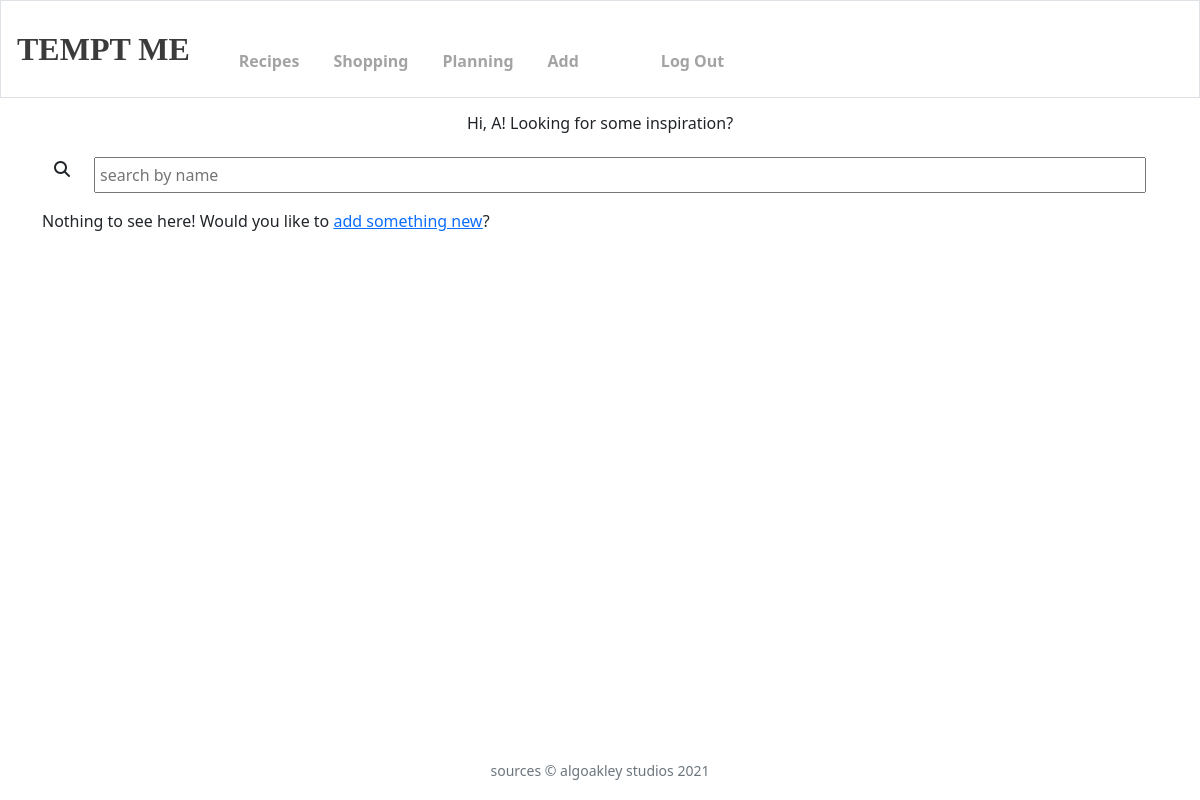
The page /recipes/all_plans/ (signed in) on the database as committed earlier.
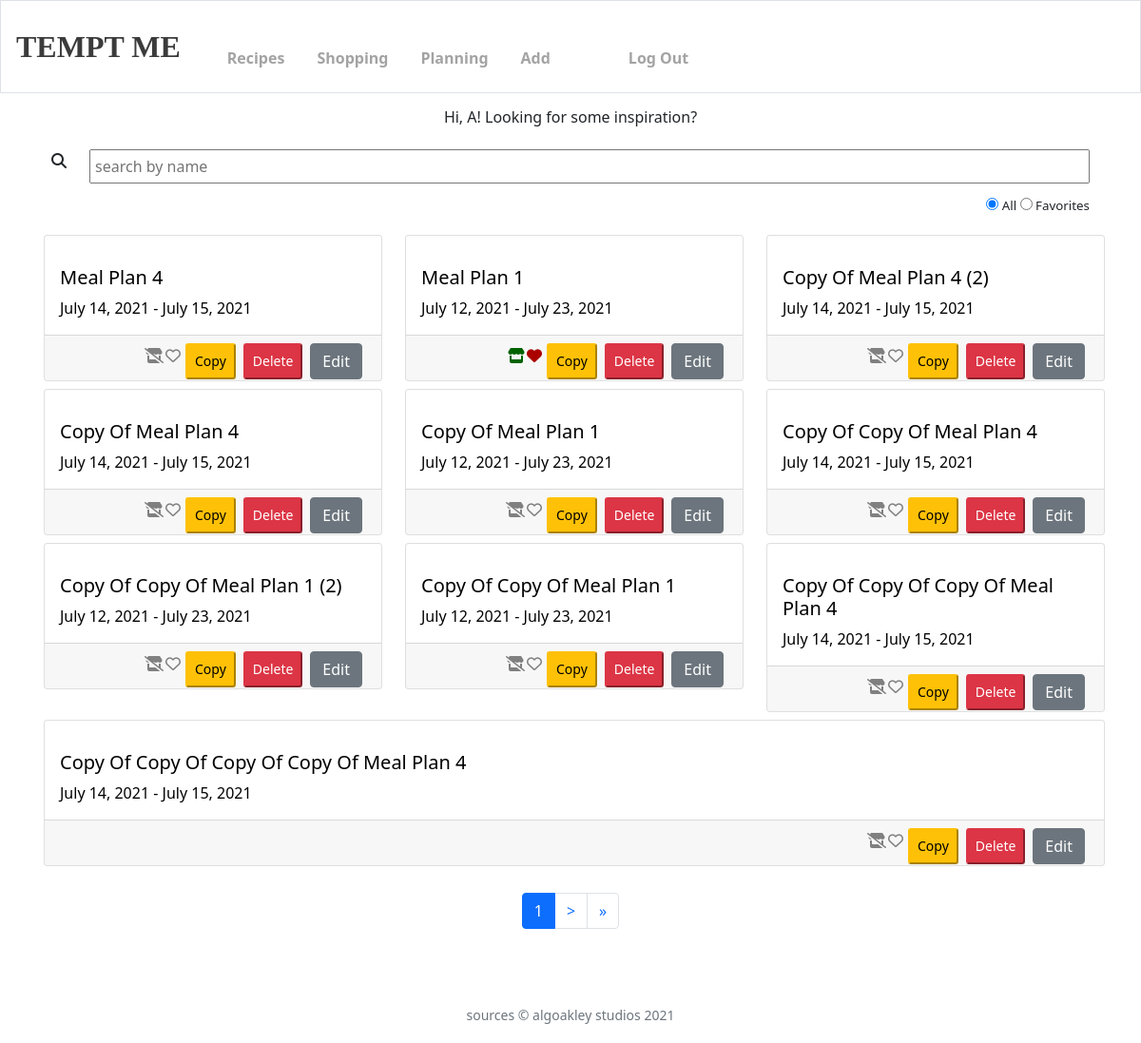
The same page on the database as committed later.
### recipes/models.py (models this page shows, shortened)
class MealPlan(models.Model):
    name = models.CharField(max_length = 256)
    user = models.ForeignKey(User, on_delete=models.SET_NULL, null=True, blank=True)
    notes = models.CharField(max_length = 1024, null = True, blank = True)
    start_date = models.DateField(auto_now=False, auto_now_add=False, null=True, blank=True)
    end_date = models.DateField(auto_now=False, auto_now_add=False, null=True, blank=True)
    days = models.IntegerField(default = '7')
    people = models.IntegerField(default = '2')
    def __meal_field():
        return models.BooleanField(default = False)
    breakfast = __meal_field()
    brunch = __meal_field()
    lunch = __meal_field()
    dinner = __meal_field()
    snack = __meal_field()
    dessert = __meal_field()
    other = __meal_field()

### recipes/views.py (the view)
# urls.py: path('all_plans/', views.index_plans, name='index_plans'),
@login_required
def index_plans(request):
    return index(request, model_name = 'mealplan')

### recipes/templates/recipes/index.html (shortened to what this page needs)
{% extends "base.html" %}
{% block main %}
<div class='txt-align-c'>
    <h6>
        {% if user.is_authenticated %}
            {% if user.first_name %}
                Hi, {{ user.first_name|title }}! Looking for some inspiration?
            {% else %}
                Hi, {{ user.username|title}}! Looking for some inspiration?
            {% endif %}
        {% else %}
            Looking for some inspiration? Browse the public recipes. Join to save them for later.
        {% endif %}
    </h6>
</div>
<div class='container'>
    <form action="{% url 'recipes:index' %}">
        <div class='row'>
            <div class='col-sm-auto'>
                <i class="fas fa-search" id="search-icon"></i>
            </div>
            <div class='col'>
                <input class="search_bar p-1 w-100" type="text" name="q" id="user-input" autofocus placeholder="search by name" autocomplete="off">
            </div>
        </div>
        {% if user.is_authenticated %}
            {% if recipe_list or mealplan_list %}
                <div class='row smaller'>
                    <div class='col'>
                    </div>
                    <div class='col-sm-auto'>
                        <input type="radio" id="all" name="group" value="all" {% if mealplan_list %}checked{% endif %}>
                        <label for="all">All</label>
                        <input type="radio" id="favorites" name="group" value="favorites">
                        <label for="favorites">Favorites</label>
                    </div>
                </div>
            {% endif %}
        {% endif %}
    </form>
</div>
<div id='replaceable-content'>
    {% include 'recipes/index_cards.html' %}
</div>
{% endblock %}

### templates/base.html (shortened to what this page needs)
<!DOCTYPE html>
<html lang="en">
{% load static %}
{% load recipe_extras %}
    <head>
        <link href="https://cdn.jsdelivr.net/npm/bootstrap@5.0.0-beta3/dist/css/bootstrap.min.css" rel="stylesheet">
        <link href= {% static 'styles.css' %} rel="stylesheet">
    </head>
    <body>
        <div id="page-container">
            <div id="content-wrap">
                <nav class="navbar navbar-expand-md sticky-top navbar-light border">
                    <a class="navbar-brand" href="{% url 'recipes:index' %}">Tempt Me</a>
                    <div class="collapse navbar-collapse" id="navbar">
                        <div class='row'>
                            <div class='col'>
                                <ul class="navbar-nav mr-auto mt-2 d-inline-flex flex-row">
                                    <li class="nav-item"><a class="nav-link" href="{% url 'recipes:index' %}">Recipes</a></li>
                                    {% if user.is_authenticated %}
                                        <li class="nav-item"><a class="nav-link" href="{% url 'recipes:shopping' %}">Shopping</a></li>
                                        <li class="nav-item"><a class="nav-link" href="{% url 'recipes:planning' %}">Planning</a></li>
                                        <li class="nav-item"><a class="nav-link" href="{% url 'recipes:create_recipe' 'recipe' %}">Add</a></li>
                                    {% endif %}
                                </ul>
                            </div>
                            <div class='col'></div>
                            <div class='col-sm-auto'>
                                <ul class="navbar-nav ml-auto mt-2">
                                    {% if user.is_authenticated %}
                                        <li class="nav-item"><a class="nav-link" href="{% url 'logout' %}?next={{request.path}}">Log Out</a></li>
                                    {% else %}
                                        <li class="nav-item"><a class="nav-link" href="/register?next={{request.path}}">Register</a></li>
                                        <li class="nav-item"><a class="nav-link" href="{% url 'login' %}?next={{request.path}}">Log In</a></li>
                                    {% endif %}
                                </ul>
                            </div>
                        </div>
                    </div>
                </nav>
                <main>
                    <div class="container">
                        {% block main %}{% endblock %}
                    </div>
                </main>
            </div>
            <footer id='footer' class="small text-center text-muted copyright">
                <a href="{% url 'sources' %}" class='undecorated text-muted'>sources</a> &#169 algoakley studios 2021
            </footer>
        </div>
    </body>
</html>

### recipes/templates/recipes/index_cards.html
<div class='card-group'>
    <div class="row">
        {% if page_obj %}
            {% if recipe_list %}
                {% for recipe in page_obj %}
                    <div class='col-md'>
                        {% include 'recipes/recipe_card.html' %}
                    </div>
                {% endfor %}
            {% elif shopping_lists %}
                {% for shopping_list in page_obj %}
                    <div class='col-sm'>
                        {% include 'recipes/shopping_list_card.html' %}
                    </div>
                {% endfor %}
            {% elif mealplan_list %}
                {% for plan in page_obj %}
                    <div class='col-sm'>
                        {% include 'recipes/plan_card.html' %}
                    </div>
                {% endfor %}
            {% endif %}
        {% else %}
            <span>Nothing to see here!
                {% if user.is_authenticated %}
                    Would you like to <a href="{% url 'recipes:create_recipe' model %}">add something new</a>?
                {% else %}
                    Would you like to <a href="{% url 'login' %}?next={{request.path}}">log in</a> to see all of your content?
                    Not a user yet? <a href="/register?next={{request.path}}">Register here!</a>
                {% endif %}
            </span>
        {% endif %}
    </div>
</div>
<br>
{% include 'recipes/page_nav.html' %}

### recipes/templates/recipes/plan_card.html
<div class="card w-100 m-1">
    <a class="undecorated" href="{% url 'recipes:plan_detail' plan.id %}">
        <div class="card-body">
            <div class="row">
                <div class="col">
                    <h5>
                        {{ plan.name|title }}
                    </h5>
                    {{ plan.start_date }} - {{ plan.end_date }}
                </div>
            </div>
        </div>
    </a>
    <div class='card-footer'>
        {% include 'recipes/fav_shop_plan_bar.html' %}
    </div>
</div>

### recipes/templates/recipes/fav_shop_plan_bar.html (shortened to what this page needs)
{% load recipe_extras %}
    {% ifequal model 'mealplan' %}
        {% with plan.id as item_id %}
            <div class="btn-group right-align" role="group" aria-label="Recipe Actions">
                <form id="shop_{{ item_id }}" dataset-model="{{ model }}" name="shop" method="POST">
                    {% get_status 'shop' model item_id request as shop_status %}
                    {% if shop_status %}
                        <button type="submit" name='sub_shop_{{ item_id }}' id='sub_shop_{{ item_id }}' class="btn shop m-0 p-0 g-0"><i class="fas fa-store" title='Remove from Shopping List' style="color:#006300"></i></i></button>
                    {% else %}
                        <button type="submit" name='sub_shop_{{ item_id }}' id='sub_shop_{{ item_id }}' class="btn shop m-0 p-0 g-0"><i class="fas fa-store-slash" title='Add to Shopping List' style="color:grey"></i></button>
                    {% endif %}
                </form>
                <form id="favt_{{ item_id }}" dataset-model="{{ model }}" name="favorite" method="POST">
                    {% get_status 'fav' model item_id request as fav_status %}
                    {% if fav_status %}
                        <button type="submit" name='sub_fav_{{ item_id }}' id='sub_fav_{{ item_id }}' class="btn favorite m-0 p-0 g-0"><i class="fas fa-heart" title='Remove from Favorites' style="color:#ab0000"></i></button>
                    {% else %}
                        <button type="submit" name='sub_fav_{{ item_id }}' id='sub_fav_{{ item_id }}' class="btn favorite m-0 p-0 g-0"><i class="far fa-heart" title='Add to Favorites' style="color:grey"></i></button>
                    {% endif %}
                </form>
                <button name='copy_plan' id='copy_{{ plan.id }}' onclick='copy("plan", {{ plan.id }})' class='btn-sm btn-warning mx-1'>
                    Copy
                </button>
                <button name='delete_plan' id="delete_plan_{{ plan.id }}" onclick="confirm_delete({{ plan.id }})" class='btn-sm btn-danger mx-1'>
                    Delete
                </button>
                <form action='{% url "recipes:display_edit_plan" plan.id %}' method='post' class='g-0 m-0 p-0'>
                    <input type='submit' value='Edit' class='btn btn-secondary mx-1'>
                </form>
            </div>
        {% endwith %}
    {% endifequal %}

### recipes/templates/recipes/page_nav.html (shortened to what this page needs)
{% if page_obj.has_previous or page_obj.has_next %}
    <nav aria-label="Page navigation">
        <ul class="pagination justify-content-center">
            <li class="page-item active">
                <span class="page-link">
                    {{ page_obj.number }}
                </span>
            </li>
            {% if page_obj.has_next %}
                <li class="page-item">
                    <a class="page-link" href="?page={{ page_obj.next_page_number }}">&gt;</a>
                </li>
                <li class="page-item">
                    <a class="page-link" href="?page={{ page_obj.paginator.num_pages }}">&raquo;</a>
                </li>
            {% endif %}
        </ul>
    </nav>
{% endif %}

### static/styles.css (style rules this page uses)
*, *::before, *::after { box-sizing: border-box; }
.navbar { background-image: url(https://upload.wikimedia.org/wikipedia/commons/thumb/9/91/Fruits_veggies.png/1024px-Fruits_veggies.png); color:black; font-weight:bold; }
.navbar-brand { padding:.5em; font-size: 2em; font-family:Cambria, Cochin, Georgia, Times, 'Times New Roman', serif; text-transform: uppercase; color:#18096e; font-weight: bolder; background-color: white; opacity:.85; }
#page-container { position: relative; min-height: 100vh; }
#content-wrap { padding-bottom: 2.5rem; }
#footer { position: absolute; bottom: 0; width: 100%; height: 2.5rem; }
.nav-item { background-color: white; opacity:.65; margin:.25em; padding-right: 5px; padding-left: 5px; }
.nav-link { color:black; }
main { margin:1em; }
.search_bar { width:90%; }
.undecorated { text-decoration: none; color:black; }
.card { display: inline-block; }
.right-align { float:right; }
main { padding-bottom: 3em; }
.row { padding-top:1em; }
.smaller { font-size:smaller; }
.txt-align-c { text-align: center; }
.card-footer { min-height:3em; }

Rows that differ between the two databases and show on the page:
added MealPlan: name "Meal Plan 4", start_date "July 14, 2021", end_date "July 15, 2021"
added MealPlan: name "Meal Plan 1", start_date "July 12, 2021", end_date "July 23, 2021"
added MealPlan: name "Copy Of Meal Plan 4 (2)", start_date "July 14, 2021", end_date "July 15, 2021"
added MealPlan: name "Copy Of Meal Plan 4", start_date "July 14, 2021", end_date "July 15, 2021"
added MealPlan: name "Copy Of Meal Plan 1", start_date "July 12, 2021", end_date "July 23, 2021"
added MealPlan: name "Copy Of Copy Of Meal Plan 4", start_date "July 14, 2021", end_date "July 15, 2021"
added MealPlan: name "Copy Of Copy Of Meal Plan 1 (2)", start_date "July 12, 2021", end_date "July 23, 2021"
added MealPlan: name "Copy Of Copy Of Meal Plan 1", start_date "July 12, 2021", end_date "July 23, 2021"
added MealPlan: name "Copy Of Copy Of Copy Of Meal Plan 4", start_date "July 14, 2021", end_date "July 15, 2021"
added MealPlan: name "Copy Of Copy Of Copy Of Copy Of Meal Plan 4", start_date "July 14, 2021", end_date "July 15, 2021"
Other text that changed with them:
form field group: (not shown) → "☑ All"
form field group: (not shown) → "☐ Favorites"
{{ page_obj.number }}: (not shown) → "1"
text no longer shown: "Nothing to see here! Would you like to add something new ?"
text now shown: "All Favorites > »"
